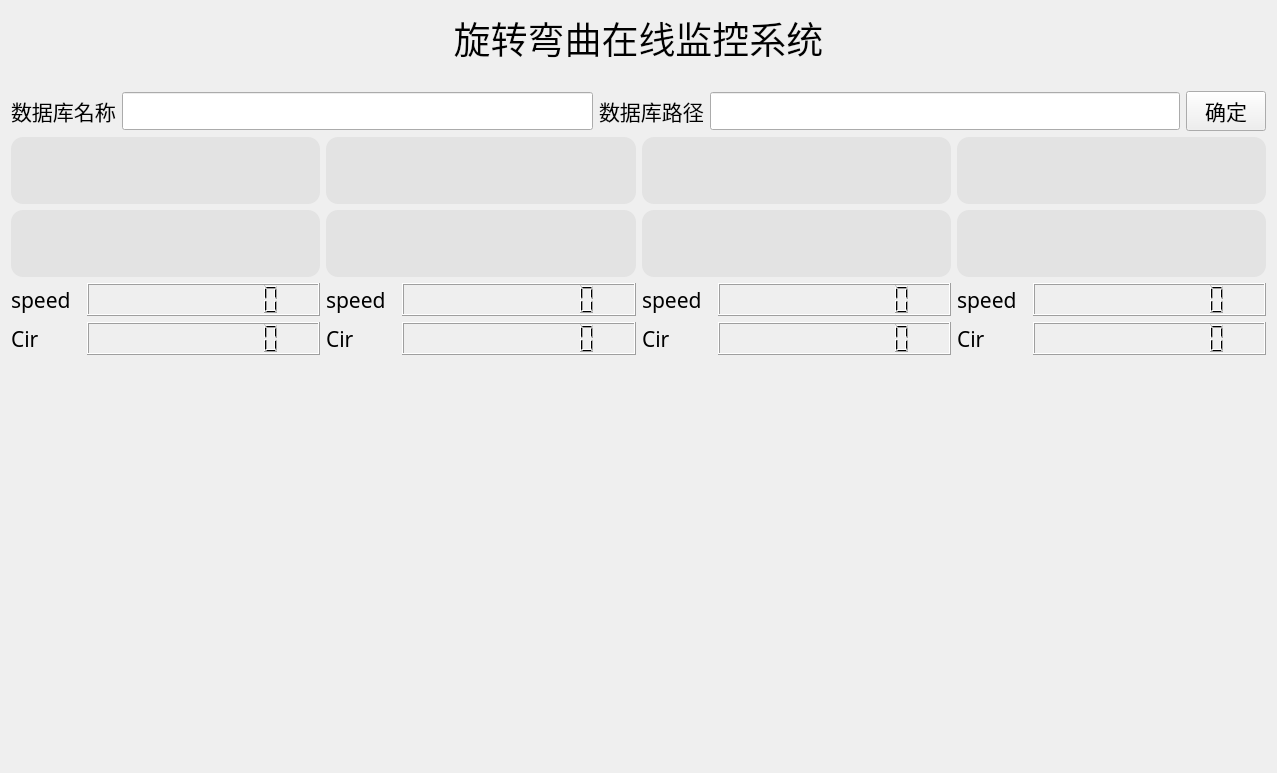
<?xml version="1.0" encoding="UTF-8"?>
<ui version="4.0">
 <class>Widget</class>
 <widget class="QWidget" name="Widget">
  <property name="geometry">
   <rect>
    <x>0</x>
    <y>0</y>
    <width>1277</width>
    <height>773</height>
   </rect>
  </property>
  <property name="windowTitle">
   <string>Widget</string>
  </property>
  <layout class="QVBoxLayout" name="verticalLayout_5">
   <item>
    <widget class="QLabel" name="label">
     <property name="font">
      <font>
       <family>Agency FB</family>
       <pointsize>28</pointsize>
      </font>
     </property>
     <property name="text">
      <string>旋转弯曲在线监控系统</string>
     </property>
     <property name="alignment">
      <set>Qt::AlignCenter</set>
     </property>
    </widget>
   </item>
   <item>
    <widget class="QLabel" name="local_ip">
     <property name="text">
      <string/>
     </property>
    </widget>
   </item>
   <item>
    <layout class="QHBoxLayout" name="horizontalLayout_2">
     <item>
      <widget class="QLabel" name="label_2">
       <property name="font">
        <font>
         <family>AcadEref</family>
         <pointsize>16</pointsize>
        </font>
       </property>
       <property name="text">
        <string>数据库名称</string>
       </property>
      </widget>
     </item>
     <item>
      <widget class="QLineEdit" name="db_name">
       <property name="font">
        <font>
         <family>AcadEref</family>
         <pointsize>16</pointsize>
        </font>
       </property>
      </widget>
     </item>
     <item>
      <widget class="QLabel" name="label_3">
       <property name="font">
        <font>
         <family>AcadEref</family>
         <pointsize>16</pointsize>
        </font>
       </property>
       <property name="text">
        <string>数据库路径</string>
       </property>
      </widget>
     </item>
     <item>
      <widget class="QLineEdit" name="db_path">
       <property name="font">
        <font>
         <family>AcadEref</family>
         <pointsize>16</pointsize>
        </font>
       </property>
      </widget>
     </item>
     <item>
      <widget class="QPushButton" name="pushButton">
       <property name="font">
        <font>
         <family>AcadEref</family>
         <pointsize>16</pointsize>
        </font>
       </property>
       <property name="text">
        <string>确定</string>
       </property>
      </widget>
     </item>
    </layout>
   </item>
   <item>
    <layout class="QHBoxLayout" name="horizontalLayout">
     <item>
      <layout class="QVBoxLayout" name="verticalLayout" stretch="2,2,1,1,12">
       <item>
        <widget class="QLabel" name="online_statue_1">
         <property name="font">
          <font>
           <pointsize>20</pointsize>
          </font>
         </property>
         <property name="styleSheet">
          <string notr="true">background-color: rgb(227, 227, 227);
border-radius: 12px;</string>
         </property>
         <property name="text">
          <string/>
         </property>
        </widget>
       </item>
       <item>
        <widget class="QLabel" name="work_statue_1">
         <property name="font">
          <font>
           <pointsize>20</pointsize>
          </font>
         </property>
         <property name="styleSheet">
          <string notr="true">background-color: rgb(227, 227, 227);
border-radius: 12px;</string>
         </property>
         <property name="text">
          <string/>
         </property>
        </widget>
       </item>
       <item>
        <layout class="QHBoxLayout" name="horizontalLayout_3">
         <item>
          <widget class="QLabel" name="label_4">
           <property name="sizePolicy">
            <sizepolicy hsizetype="Maximum" vsizetype="Preferred">
             <horstretch>0</horstretch>
             <verstretch>0</verstretch>
            </sizepolicy>
           </property>
           <property name="minimumSize">
            <size>
             <width>70</width>
             <height>0</height>
            </size>
           </property>
           <property name="font">
            <font>
             <family>Agency FB</family>
             <pointsize>16</pointsize>
            </font>
           </property>
           <property name="text">
            <string>speed</string>
           </property>
          </widget>
         </item>
         <item>
          <widget class="QLCDNumber" name="lcd_speed_1">
           <property name="font">
            <font>
             <family>Agency FB</family>
             <pointsize>16</pointsize>
            </font>
           </property>
           <property name="digitCount">
            <number>10</number>
           </property>
          </widget>
         </item>
        </layout>
       </item>
       <item>
        <layout class="QHBoxLayout" name="horizontalLayout_4">
         <item>
          <widget class="QLabel" name="label_8">
           <property name="sizePolicy">
            <sizepolicy hsizetype="Maximum" vsizetype="Preferred">
             <horstretch>0</horstretch>
             <verstretch>0</verstretch>
            </sizepolicy>
           </property>
           <property name="minimumSize">
            <size>
             <width>70</width>
             <height>0</height>
            </size>
           </property>
           <property name="font">
            <font>
             <family>Agency FB</family>
             <pointsize>16</pointsize>
            </font>
           </property>
           <property name="text">
            <string>Cir</string>
           </property>
          </widget>
         </item>
         <item>
          <widget class="QLCDNumber" name="lcdcir_1">
           <property name="font">
            <font>
             <family>Agency FB</family>
             <pointsize>16</pointsize>
            </font>
           </property>
           <property name="digitCount">
            <number>10</number>
           </property>
          </widget>
         </item>
        </layout>
       </item>
       <item>
        <widget class="QCustomPlot" name="No1_plot" native="true">
         <property name="styleSheet">
          <string notr="true"/>
         </property>
        </widget>
       </item>
      </layout>
     </item>
     <item>
      <layout class="QVBoxLayout" name="verticalLayout_2" stretch="2,2,1,1,12">
       <item>
        <widget class="QLabel" name="online_statue_2">
         <property name="font">
          <font>
           <pointsize>20</pointsize>
          </font>
         </property>
         <property name="styleSheet">
          <string notr="true">background-color: rgb(227, 227, 227);
border-radius: 12px;</string>
         </property>
         <property name="text">
          <string/>
         </property>
        </widget>
       </item>
       <item>
        <widget class="QLabel" name="work_statue_2">
         <property name="font">
          <font>
           <pointsize>20</pointsize>
          </font>
         </property>
         <property name="styleSheet">
          <string notr="true">background-color: rgb(227, 227, 227);
border-radius: 12px;</string>
         </property>
         <property name="text">
          <string/>
         </property>
        </widget>
       </item>
       <item>
        <layout class="QHBoxLayout" name="horizontalLayout_5">
         <item>
          <widget class="QLabel" name="label_7">
           <property name="sizePolicy">
            <sizepolicy hsizetype="Maximum" vsizetype="Preferred">
             <horstretch>0</horstretch>
             <verstretch>0</verstretch>
            </sizepolicy>
           </property>
           <property name="minimumSize">
            <size>
             <width>70</width>
             <height>0</height>
            </size>
           </property>
           <property name="font">
            <font>
             <family>Agency FB</family>
             <pointsize>16</pointsize>
            </font>
           </property>
           <property name="text">
            <string>speed</string>
           </property>
          </widget>
         </item>
         <item>
          <widget class="QLCDNumber" name="lcd_speed_2">
           <property name="font">
            <font>
             <family>Agency FB</family>
             <pointsize>16</pointsize>
            </font>
           </property>
           <property name="digitCount">
            <number>10</number>
           </property>
          </widget>
         </item>
        </layout>
       </item>
       <item>
        <layout class="QHBoxLayout" name="horizontalLayout_6">
         <item>
          <widget class="QLabel" name="label_11">
           <property name="sizePolicy">
            <sizepolicy hsizetype="Maximum" vsizetype="Preferred">
             <horstretch>0</horstretch>
             <verstretch>0</verstretch>
            </sizepolicy>
           </property>
           <property name="minimumSize">
            <size>
             <width>70</width>
             <height>0</height>
            </size>
           </property>
           <property name="font">
            <font>
             <family>Agency FB</family>
             <pointsize>16</pointsize>
            </font>
           </property>
           <property name="text">
            <string>Cir   </string>
           </property>
          </widget>
         </item>
         <item>
          <widget class="QLCDNumber" name="lcdcir_2">
           <property name="font">
            <font>
             <family>Agency FB</family>
             <pointsize>16</pointsize>
            </font>
           </property>
           <property name="digitCount">
            <number>10</number>
           </property>
          </widget>
         </item>
        </layout>
       </item>
       <item>
        <widget class="QCustomPlot" name="No2_plot" native="true"/>
       </item>
      </layout>
     </item>
     <item>
      <layout class="QVBoxLayout" name="verticalLayout_3" stretch="2,2,1,1,12">
       <item>
        <widget class="QLabel" name="online_statue_3">
         <property name="font">
          <font>
           <pointsize>20</pointsize>
          </font>
         </property>
         <property name="styleSheet">
          <string notr="true">background-color: rgb(227, 227, 227);
border-radius: 12px;</string>
         </property>
         <property name="text">
          <string/>
         </property>
        </widget>
       </item>
       <item>
        <widget class="QLabel" name="work_statue_3">
         <property name="font">
          <font>
           <pointsize>20</pointsize>
          </font>
         </property>
         <property name="styleSheet">
          <string notr="true">background-color: rgb(227, 227, 227);
border-radius: 12px;</string>
         </property>
         <property name="text">
          <string/>
         </property>
        </widget>
       </item>
       <item>
        <layout class="QHBoxLayout" name="horizontalLayout_7">
         <item>
          <widget class="QLabel" name="label_6">
           <property name="sizePolicy">
            <sizepolicy hsizetype="Maximum" vsizetype="Preferred">
             <horstretch>0</horstretch>
             <verstretch>0</verstretch>
            </sizepolicy>
           </property>
           <property name="minimumSize">
            <size>
             <width>70</width>
             <height>0</height>
            </size>
           </property>
           <property name="font">
            <font>
             <family>Agency FB</family>
             <pointsize>16</pointsize>
            </font>
           </property>
           <property name="text">
            <string>speed</string>
           </property>
          </widget>
         </item>
         <item>
          <widget class="QLCDNumber" name="lcd_speed_3">
           <property name="font">
            <font>
             <family>Agency FB</family>
             <pointsize>16</pointsize>
            </font>
           </property>
           <property name="digitCount">
            <number>10</number>
           </property>
          </widget>
         </item>
        </layout>
       </item>
       <item>
        <layout class="QHBoxLayout" name="horizontalLayout_8">
         <item>
          <widget class="QLabel" name="label_10">
           <property name="sizePolicy">
            <sizepolicy hsizetype="Maximum" vsizetype="Preferred">
             <horstretch>0</horstretch>
             <verstretch>0</verstretch>
            </sizepolicy>
           </property>
           <property name="minimumSize">
            <size>
             <width>70</width>
             <height>0</height>
            </size>
           </property>
           <property name="font">
            <font>
             <family>Agency FB</family>
             <pointsize>16</pointsize>
            </font>
           </property>
           <property name="text">
            <string>Cir</string>
           </property>
          </widget>
         </item>
         <item>
          <widget class="QLCDNumber" name="lcdcir_3">
           <property name="font">
            <font>
             <family>Agency FB</family>
             <pointsize>16</pointsize>
            </font>
           </property>
           <property name="digitCount">
            <number>10</number>
           </property>
          </widget>
         </item>
        </layout>
       </item>
       <item>
        <widget class="QCustomPlot" name="No3_plot" native="true"/>
       </item>
      </layout>
     </item>
     <item>
      <layout class="QVBoxLayout" name="verticalLayout_4" stretch="2,2,1,1,12">
       <item>
        <widget class="QLabel" name="online_statue_4">
         <property name="font">
          <font>
           <pointsize>20</pointsize>
          </font>
         </property>
         <property name="styleSheet">
          <string notr="true">background-color: rgb(227, 227, 227);
border-radius: 12px;</string>
         </property>
         <property name="text">
          <string/>
         </property>
        </widget>
       </item>
       <item>
        <widget class="QLabel" name="work_statue_4">
         <property name="font">
          <font>
           <pointsize>20</pointsize>
          </font>
         </property>
         <property name="styleSheet">
          <string notr="true">background-color: rgb(227, 227, 227);
border-radius: 12px;</string>
         </property>
         <property name="text">
          <string/>
         </property>
        </widget>
       </item>
       <item>
        <layout class="QHBoxLayout" name="horizontalLayout_9">
         <item>
          <widget class="QLabel" name="label_5">
           <property name="sizePolicy">
            <sizepolicy hsizetype="Maximum" vsizetype="Preferred">
             <horstretch>0</horstretch>
             <verstretch>0</verstretch>
            </sizepolicy>
           </property>
           <property name="minimumSize">
            <size>
             <width>70</width>
             <height>0</height>
            </size>
           </property>
           <property name="font">
            <font>
             <family>Agency FB</family>
             <pointsize>16</pointsize>
            </font>
           </property>
           <property name="text">
            <string>speed</string>
           </property>
          </widget>
         </item>
         <item>
          <widget class="QLCDNumber" name="lcd_speed_4">
           <property name="font">
            <font>
             <family>Agency FB</family>
             <pointsize>16</pointsize>
            </font>
           </property>
           <property name="digitCount">
            <number>10</number>
           </property>
          </widget>
         </item>
        </layout>
       </item>
       <item>
        <layout class="QHBoxLayout" name="horizontalLayout_10">
         <item>
          <widget class="QLabel" name="label_9">
           <property name="sizePolicy">
            <sizepolicy hsizetype="Maximum" vsizetype="Preferred">
             <horstretch>0</horstretch>
             <verstretch>0</verstretch>
            </sizepolicy>
           </property>
           <property name="minimumSize">
            <size>
             <width>70</width>
             <height>0</height>
            </size>
           </property>
           <property name="font">
            <font>
             <family>Agency FB</family>
             <pointsize>16</pointsize>
            </font>
           </property>
           <property name="text">
            <string>Cir</string>
           </property>
          </widget>
         </item>
         <item>
          <widget class="QLCDNumber" name="lcdcir_4">
           <property name="font">
            <font>
             <family>Agency FB</family>
             <pointsize>16</pointsize>
            </font>
           </property>
           <property name="digitCount">
            <number>10</number>
           </property>
          </widget>
         </item>
        </layout>
       </item>
       <item>
        <widget class="QCustomPlot" name="No4_plot" native="true"/>
       </item>
      </layout>
     </item>
    </layout>
   </item>
  </layout>
 </widget>
 <customwidgets>
  <customwidget>
   <class>QCustomPlot</class>
   <extends>QWidget</extends>
   <header location="global">qcustomplot.h</header>
   <container>1</container>
  </customwidget>
 </customwidgets>
 <resources/>
 <connections/>
</ui>
